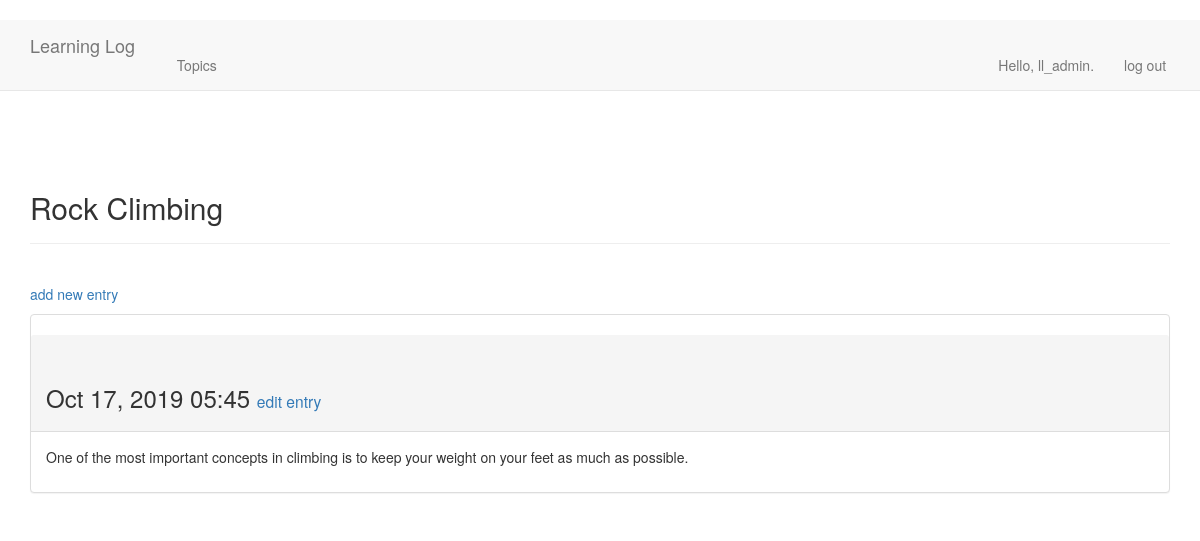
Page /topics/2 (signed in) on the committed database.
### learning_logs/models.py (models this page shows, shortened)
class Topic(models.Model):
    text = models.CharField(max_length=200)  # CharField——有字符或文本组成的数据；max_length为预留空间
    date_added = models.DateTimeField(auto_now_add=True)  # DataTimeField——记录日期和时间的数据;参数为自动设置成当前日期和时间
    owner = models.ForeignKey(User)
    def __str__(self):
        return self.text

class Entry(models.Model):
    topic = models.ForeignKey(Topic)  # 外键，引用了数据库中的另一条记录，这些代码将每个条目关联到特定的主题
    text = models.TextField()  # 这种不需要限制长度
    date_added = models.DateTimeField(auto_now_add=True)
    class Meta:
        verbose_name_plural = 'entries'

### learning_logs/views.py (the view)
# urls.py: url(r'^topics/(?P<topic_id>\d+)$', views.topic, name='topic'),
@login_required
def topic(request, topic_id):
    topic = Topic.objects.get(id=topic_id)
    if topic.owner != request.user:
        raise Http404
    entries = topic.entry_set.order_by('-date_added')  # date_added前面的减号指定按降序排列
    context = {'topic': topic, 'entries': entries}
    return render(request, 'learning_logs/topic.html', context)

### learning_logs/templates/learning_logs/topic.html
{% extends "learning_logs/base.html" %}
{% block header %}
    <h2>{{ topic }}</h2>
{% endblock header %}
{% block content %}
    <p>
        <a href="{% url 'learning_logs:new_entry' topic.id %}">add new entry</a>
    </p>
    {% for entry in entries %}
        <div class="panel panel-default">
            <div class="panel-heading">
                <h3>
                    {{ entry.date_added|date:'M d, Y H:i' }}
                    <small>
                        <a href="{% url 'learning_logs:edit_entry' entry.id %}">
                            edit entry</a>
                    </small>
                </h3>
            </div>
            <div class="panel-body">
                {{ entry.text|linebreaks }}
            </div>
        </div>
    {% empty %}
        There are no entries for this topic yet.
    {% endfor %}
{% endblock content %}

### learning_logs/templates/learning_logs/base.html (shortened to what this page needs)
{% load bootstrap3 %}
<!DOCTYPE html>
<html lang="en">
<head>
    {% bootstrap_css %}
</head>
<body>
<nav class="navbar navbar-default navbar-static-top">
    <div class="container">
        <div class="navbar-header">
            <a class="navbar-brand" href="{% url 'learning_logs:index' %}">
                Learning Log</a>
        </div>
        <div id="navbar" class="navbar-collapse collapse">
            <ul class="nav navbar-nav">
                <li><a href="{% url 'learning_logs:topics' %}">Topics</a></li>
            </ul>
            <ul class="nav navbar-nav navbar-right">
                {% if user.is_authenticated %}
                    <li><a>Hello, {{ user.username }}.</a></li>
                    <li><a href="{% url 'users:logout' %}">log out</a></li>
                {% else %}
                    <li><a href="{% url 'users:register' %}">register</a></li>
                    <li><a href="{% url 'users:login' %}">log in</a></li>
                {% endif %}
            </ul>
        </div>
    </div>
</nav>
<div class="container">
    <div class="page-header">
        {% block header %}{% endblock header %}
    </div>
    <div>
        {% block content %}{% endblock content %}
    </div>
</div>
</body>
</html>

### rows in the picture
Topic: text "Rock Climbing"
Entry: date_added "Oct 17, 2019 05:45", text "One of the most important concepts in climbing is to keep your weight on your feet as much as possible."

### other values in the picture
{{ user.username }} "ll_admin"
